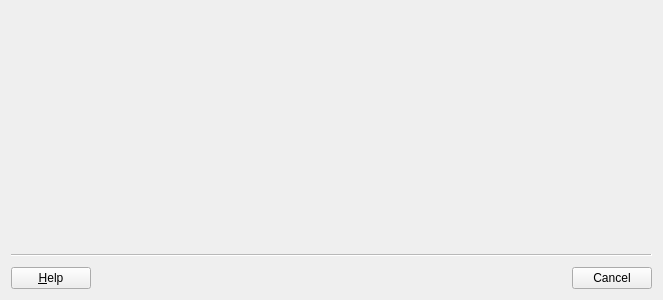
<?xml version="1.0" encoding="UTF-8"?>
<ui version="4.0">
 <class>HWWizard</class>
 <widget class="QWizard" name="HWWizard">
  <property name="geometry">
   <rect>
    <x>0</x>
    <y>0</y>
    <width>663</width>
    <height>300</height>
   </rect>
  </property>
  <property name="windowTitle">
   <string>Hardware Wizard</string>
  </property>
  <property name="options">
   <set>QWizard::HaveHelpButton|QWizard::NoBackButtonOnStartPage</set>
  </property>
 </widget>
 <resources/>
 <connections/>
</ui>
